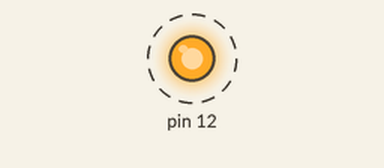
The sketch below on a simulated Arduino Uno, built with avr-gcc and run on an emulated ATmega328P. Parts: output pins drawn as LEDs (lit = HIGH). Dashed ring = blinking.

Above: at 0.5 s.
Timing chart, 0 to 4.6 s (numbered marks = the images above):
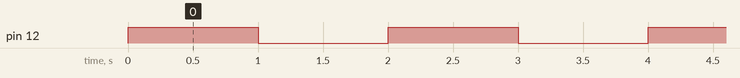

Measured:
- by itself, pin 12: alternates HIGH for 1.0 s and LOW for 1.0 s

The sketch:

10_s3_low_level_blinking.ino
```cpp
/*
 * -----------------------------------------------------------------------------
 * Description:
 *   This program blinks an LED connected to Arduino Digital Pin 12 (PB4)
 *   using direct register manipulation (low-level AVR programming).
 *
 *   - PB4 (Port B, Bit 4) is configured as an output by writing to DDRB.
 *   - The LED is toggled by setting and clearing PORTB bit 4.
 *   - A 500 ms delay is generated using _delay_ms() from <util/delay.h>.
 *
 *   Pin Mapping:
 *     Arduino Pin 12 → ATmega328P PB4 → PORTB bit 4
 *
 *   Clock Assumption:
 *     F_CPU must be defined correctly (typically 16 MHz for Arduino Uno).
 *     Example:
 *         #define F_CPU 16000000UL
 *
 *   This code runs in a standard C main() loop and does not use the
 *   Arduino framework (no setup() or loop()).
 * -----------------------------------------------------------------------------
 */

#include <avr/io.h>
#include <util/delay.h>

int main(void)
{
    // Set PB4 (Arduino Digital Pin 12) as output
    DDRB |= (1 << DDB4);


    while (1)
    {
        // Set PB4 HIGH
        PORTB |= (1 << PORTB4);
        _delay_ms(1000);

        // Set PB4 LOW
        PORTB &= ~(1 << PORTB4);
        _delay_ms(1000);
    }

    return 0;
}
```
